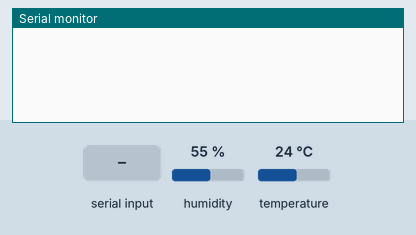
Simulated run of this sketch. Board: Arduino Uno, built with avr-gcc and run on an emulated ATmega328P. On the bench: the last lines printed to the serial monitor. Inputs (shaded band) come from the test bench; at power-on: humidity 55 %, temperature 24 °C.

Above: at 5.4 s.
5.5 s: "get" received over the second serial link
At 8.0 s:
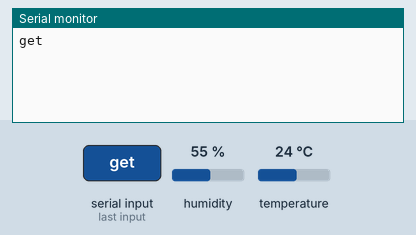
8.5 s: "go" received over the second serial link
At 9.6 s:
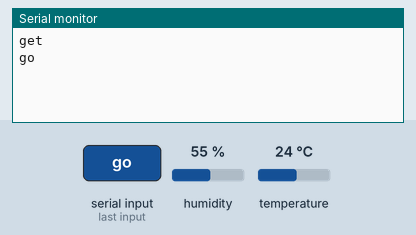
11.5 s: "gt" received over the second serial link
At 12.4 s:
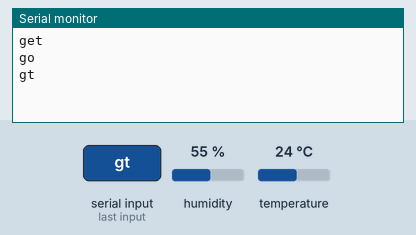
14.5 s: "sp" received over the second serial link
At 16.9 s:
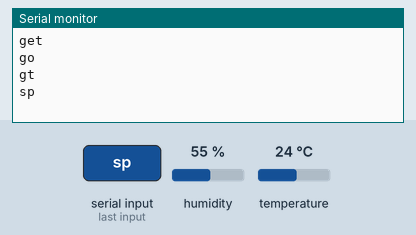
18.0 s: "so" received over the second serial link
At 19.3 s:
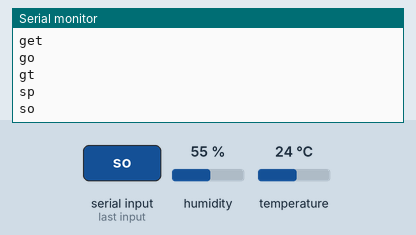
21.0 s: "st" received over the second serial link
At 21.7 s:
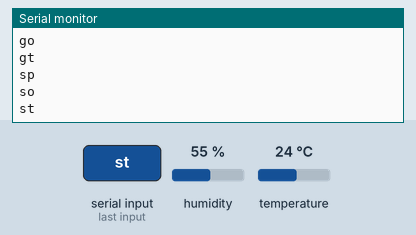

Measured:
- after the input at 5.5 s, the serial monitor: prints a new line after 1.3 s (image 1)
- after the input at 8.5 s, the serial monitor: prints a new line after 0.73 s (image 2)
- after the input at 11.5 s, the serial monitor: prints a new line after 0.15 s (image 3)
- after the input at 14.5 s, the serial monitor: prints a new line after 2.0 s (image 4)
- after the input at 18.0 s, the serial monitor: prints a new line after 0.11 s (image 5)
- after the input at 21.0 s, the serial monitor: prints a new line after 0.11 s (image 6)

The sketch:

test2Rx2send.ino
```cpp
#include <dht.h>
#include <SoftwareSerial.h>

//使用SoftwareSerial包，使用多个串口，否则upload会失败
SoftwareSerial mySerial(2,3);//2定义成RX，接开发板的TX，3定义成TX
dht myDHT;
#define DHT22_PIN 8
int hum; //湿度
float temp; //温度

String get_data_key = "";
String get_data_key1 = "";
String get_data_key2 = "";

String get_data_key_temp = "";

void getDataFromGW(){
  get_data_key_temp = "";
  delay(200);
  while(mySerial.available()>0){
    get_data_key_temp.concat((char)mySerial.read());//读串口第一个字节
//    Serial.print("Serial.read: ");
//    Serial.println(comchar);
  }
  Serial.println(get_data_key_temp);
  if (get_data_key_temp == "get"){ //get all
    get_data_key = "get";
    get_data_key1 = "get";
    get_data_key2 = "get";
  }
  if (get_data_key_temp == "go"){ //get one
    get_data_key1 = "get";
  }
  if (get_data_key_temp == "gt"){ //get two
    get_data_key2 = "get";
  }


  if (get_data_key_temp == "sp"){ //stop all
    get_data_key = "stop";
    get_data_key1 = "stop";
    get_data_key2 = "stop";
  }
  if (get_data_key_temp == "so"){ //stop one
    get_data_key1 = "stop";
    get_data_key = "stop";
  }
  if (get_data_key_temp == "st"){ //stop two
    get_data_key2 = "stop";
    get_data_key = "stop";
  }
}
void sendPacket(){
  //mySerial.println("I'M NO.2");
  int chk = myDHT.read22(DHT22_PIN);  //读取数据
  if (chk == DHTLIB_OK){
    temp = myDHT.temperature;
    hum = myDHT.humidity;
    mySerial.print("ID:2 ");  //改这里就行了，SF已经使用串口助手改好了
    mySerial.print("H:");
    mySerial.print(hum);
    mySerial.print("% T:");
    mySerial.print(temp, 1);
    mySerial.println("C");
  }
  else {
    mySerial.println("Sth Wrong and packet lost!");
  }
}

void setup()
{
  Serial.begin(115200);
  mySerial.begin(9600);
  while(!mySerial);
}

void loop()
{
  //delay(10);
  getDataFromGW();
  if (get_data_key == "get" || get_data_key2 == "get"){
    sendPacket();
    //delay(10);
    getDataFromGW();
    if (get_data_key == "stop" || get_data_key2 == "stop"){
      while(1){
        //delay(10);
        getDataFromGW();
        if(get_data_key == "get" || get_data_key2 == "get"){
          break;
        }
      }
    }
  }
  if (get_data_key == "stop" || get_data_key2 == "stop"){
    while(1){
      //delay(10);
      getDataFromGW();
      if(get_data_key == "get" || get_data_key2 == "get"){
        break;
      }
    }
  }
  delay(2000);
}
```
